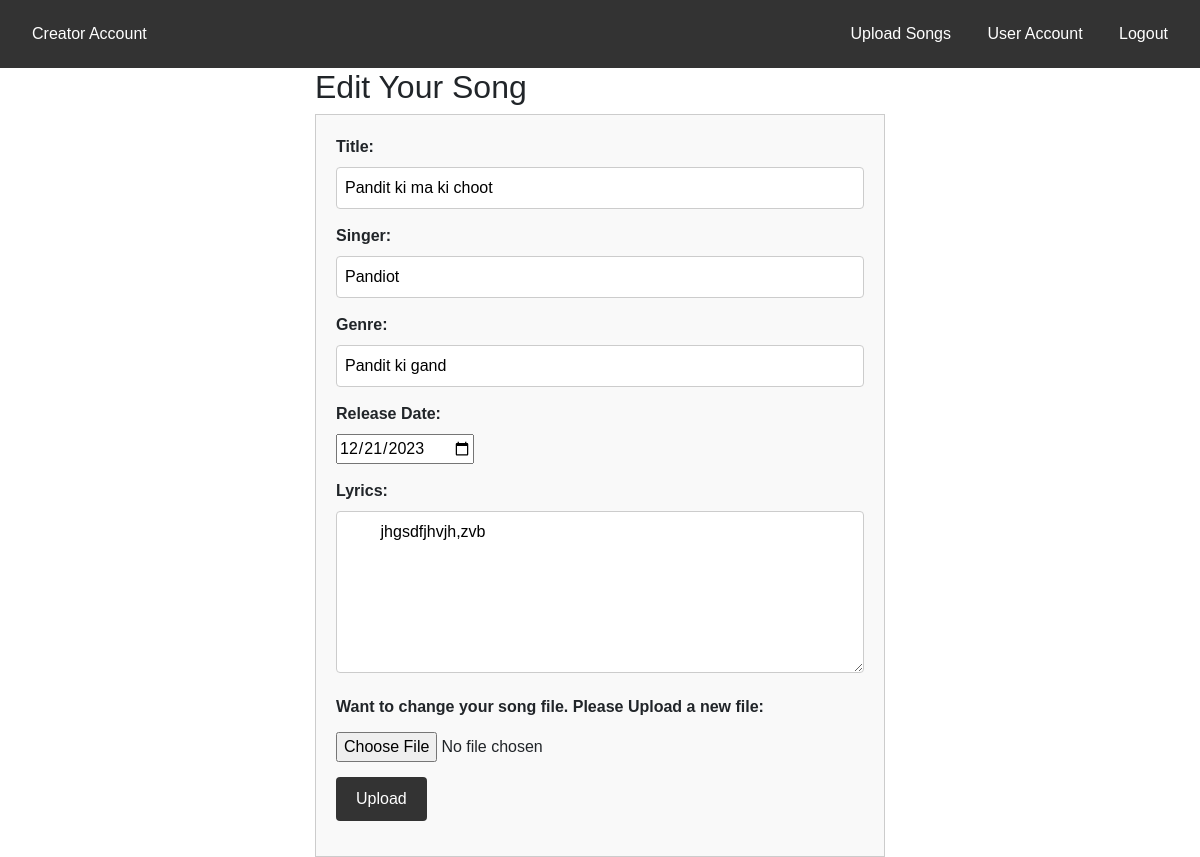
Screenshot of /song/edit/8/8 with the database file from the repository.
### app.py (models this page shows)
class songs(db.Model):
    id = db.Column(db.Integer, primary_key=True, autoincrement=True)
    songname = db.Column(db.String(100), unique=True, nullable=False)
    releasedate = db.Column(Date)
    lyrics = db.Column(db.Text)
    singer= db.Column(db.String(100))
    uploadedby = db.Column(db.Integer , nullable = False)
    filename = db.Column(db.String(100), nullable=False)
    genre = db.Column(db.String(100), nullable=False)
    averagerating = db.Column(db.Integer , default =0)
    ratingcount = db.Column(db.Integer, default =0 )
    is_active = db.Column(db.Integer, default=1)

### app.py (the view, shortened to what this page needs)
@app.route('/song/edit/<id>/<userid>',methods=['GET', 'POST'])
def editsong(id, userid):
    if request.method =='GET':
        song = songs.query.filter_by(id=id).first()
        if song:
            return render_template('/creator/editsong.html' , song = song , userid = userid , id = id )
        return "No songs"

### templates/creator/editsong.html (shortened to what this page needs)
<!DOCTYPE html>
<html lang="en">
<head>
  <link rel="stylesheet" href="https://maxcdn.bootstrapcdn.com/bootstrap/4.5.2/css/bootstrap.min.css">
    <link rel="stylesheet" href="https://maxcdn.bootstrapcdn.com/bootstrap/4.5.2/css/bootstrap.min.css">
    <link rel="stylesheet" href="https://cdnjs.cloudflare.com/ajax/libs/font-awesome/5.15.4/css/all.min.css">
</head>
<body>
<div class="navbar">
  <a href="{{ url_for('creator_home', userid=userid) }}" class="creator-account">Creator Account</a>
  <div class="other-links">
    <a href="{{ url_for('uploadsong', userid=userid) }}">Upload Songs</a>
    <a href="{{url_for('user_home' , userid = userid , page =1)}}">User Account</a>
    <a href="{{ url_for('user_login') }}" >Logout</a>
  </div>
</div>
<div class="container">
  <h2>Edit Your Song</h2>
  <form  method="post" enctype="multipart/form-data">
    <div class="form-group">
      <label for="title">Title:</label>
      <input type="text" id="title" name="title"  value = "{{song.songname}}" required>
    </div>
    <div class="form-group">
      <label for="singer">Singer:</label>
      <input type="text" id="singer" name="singer" value = '{{song.singer}}' required>
    </div>
    <div class="form-group">
      <label for="genre">Genre:</label>
      <input type="text" id="genre" name="genre" value = '{{song.genre}}' required>
    </div>
    <div class="form-group">
      <label for="releaseDate">Release Date:</label>
      <input type="date" id="releaseDate" name="releaseDate"  value = {{song.releasedate}} required>
    </div>
    <div class="form-group">
      <label for="lyrics">Lyrics:</label>
      <textarea id="lyrics" name="lyrics" rows="6"  >
        {{song.lyrics}}
      </textarea>
    </div>
    <div class="form-group">
      <label for="mp3File">Want to change your song file. Please Upload a new file:</label>
      <input type="file" id="mp3File" name="file" accept="audio/mp3" >
    </div>
    <div class="form-group">
      <input type="submit" value="Upload">
    </div>
  </form>
</div>
</body>
</html>

### templates/creator/editsong.html (style rules this page uses)
body { font-family: Arial, sans-serif; }
.navbar { overflow: hidden; background-color: #333; }
.navbar a { display: inline-block; color: white; text-align: center; padding: 14px 16px; text-decoration: none; }
.container { max-width: 600px; margin: 0 auto; }
form { padding: 20px; border: 1px solid #ccc; background-color: #f9f9f9; }
.form-group { margin-bottom: 15px; }
label { display: block; font-weight: bold; }
input[type="text"], textarea { width: 100%; padding: 8px; border: 1px solid #ccc; border-radius: 4px; resize: vertical; }
input[type="file"] { margin-top: 5px; }
input[type="submit"] { background-color: #333; color: white; padding: 10px 20px; border: none; border-radius: 4px; cursor: pointer; }
.creator-account { float: left; }
.other-links { float: right; }

### rows the page displays
songs: title "Pandit ki ma ki choot", singer "Pandiot", genre "Pandit ki gand", releaseDate "12/21/2023", lyrics "jhgsdfjhvjh,zvb"
